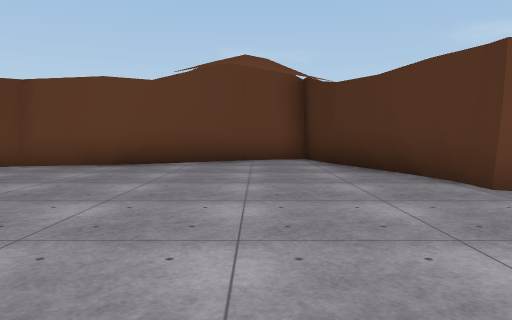
view 1 (above)

24 first-person views from a walk through a scene from a Unity 3-D project. The camera is 1.2 m above the floor, tilts 4° down and sees 70° across. The floor is counted in squares, 1.89 m on a side. Each view is taken from the middle of a square. On the plan, view 1 faces up. The plan holds only what a view shows up to about 10 squares ahead; the rest is blank. The place goes on beyond the plan. The player is left out. Some surface patterns are stand-ins.

view 2
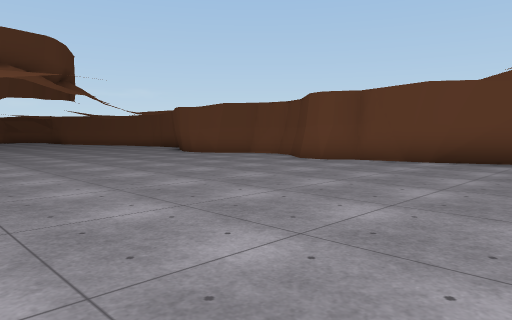

view 3
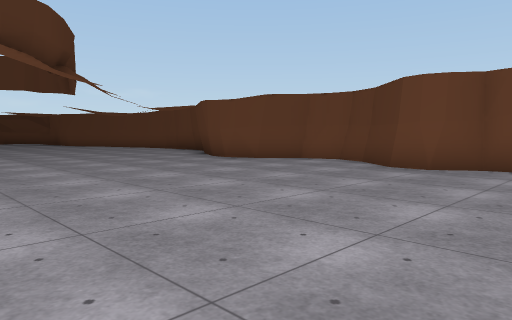

view 4
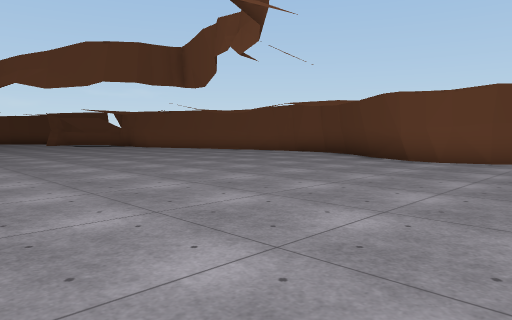

view 5
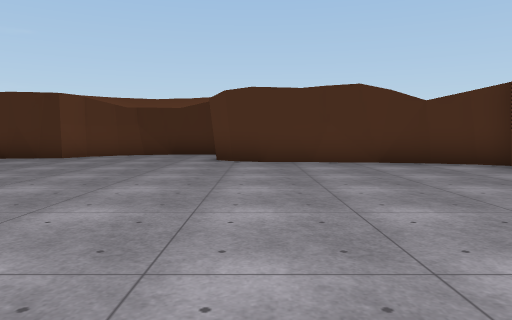

view 6
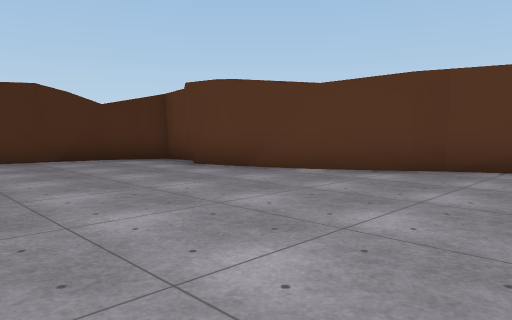

view 7
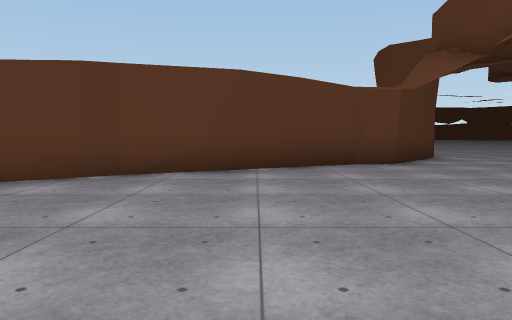

view 8
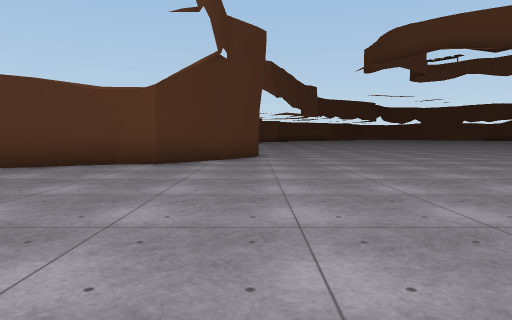

view 9
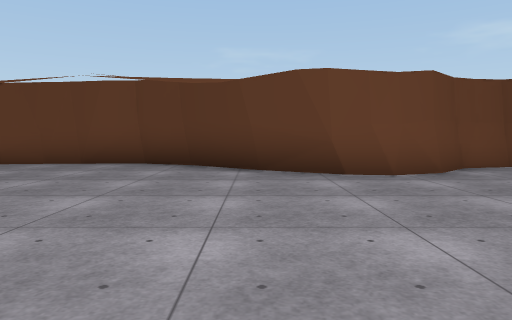

view 10
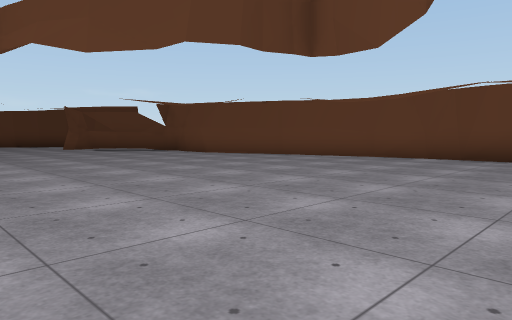

view 11
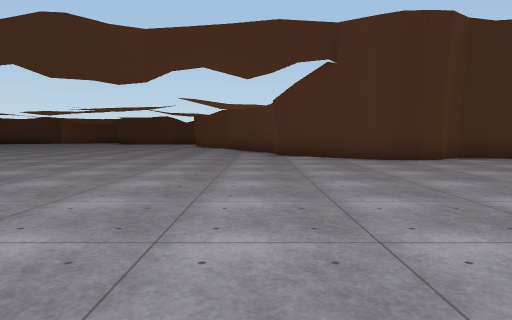

view 12
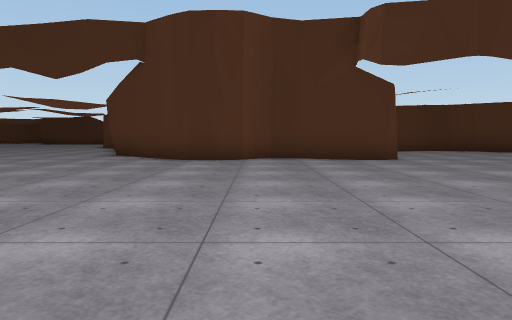

view 13
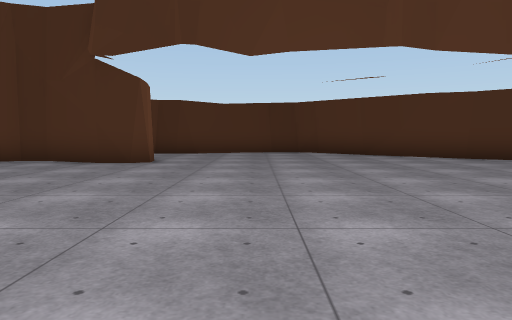

view 14
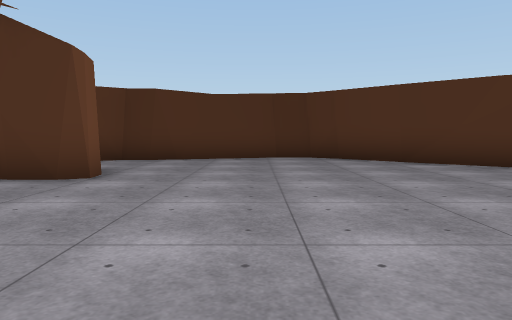

view 15
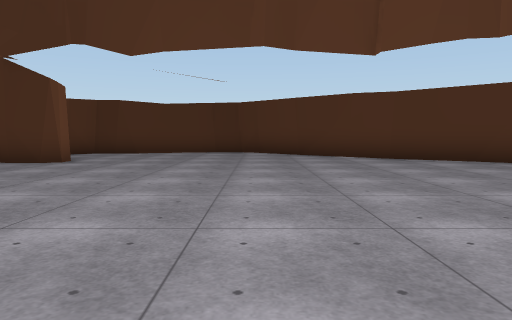

view 16
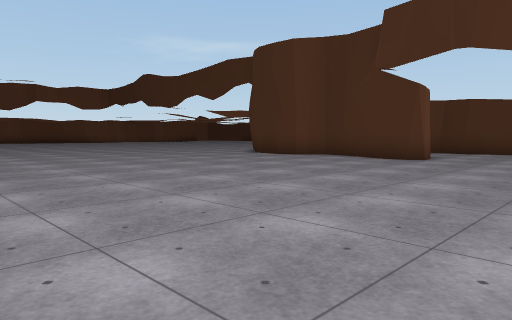

view 17
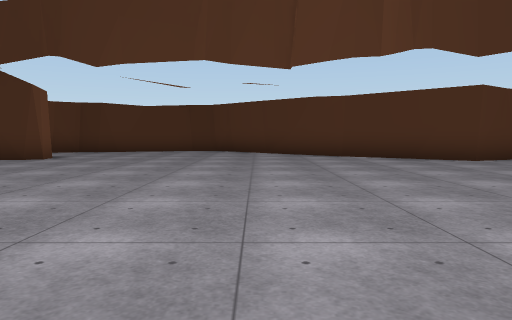

view 18
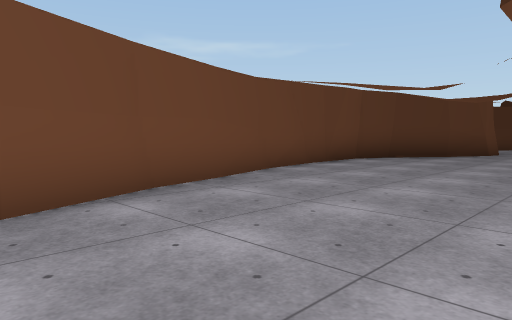

view 19
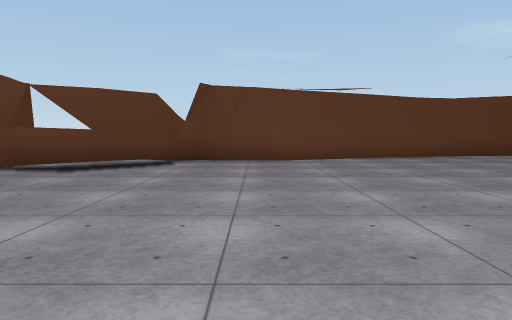

view 20
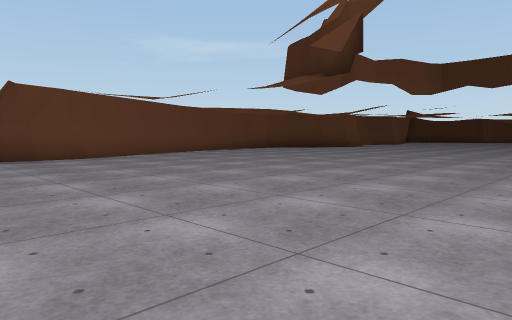

view 21
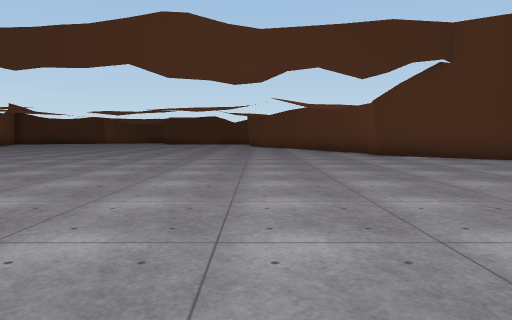

view 22
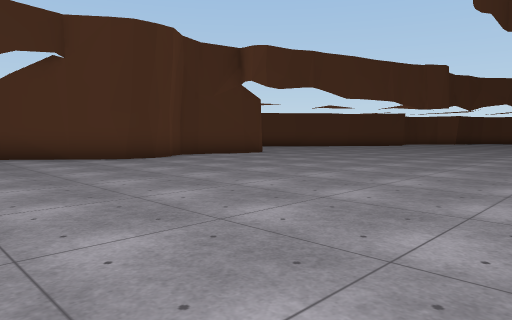

view 23
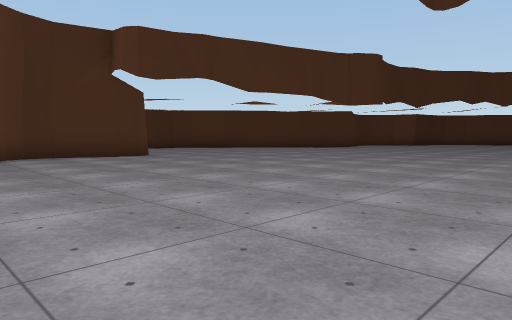

view 24
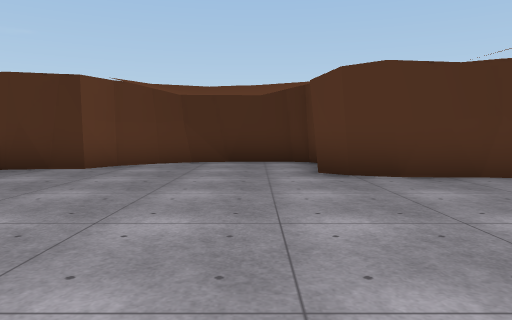

### Floor plan
Key: @ floor where view 1 was taken; # wall or solid block; . floor; = window, fence, low wall or low ledge.
Columns run from 28 left of view 1 to 5 right of it. Each row starts with its distance up from view 1.
  9        #######=            ####
  8     ####......### ##########..#
  7  ####...........###...##. ....#
  6 ##....................... ....##
  5 # ........................ ....#
  4  ..............................##
  3 ................................##
  2 .................................#
  1  ................................#
  0 ............................@.#.##
 -1 ..............................#
 -2 .........  ...................#
 -3 ....      .......  ...........#
 -4         .....................##
 -5        .................... .#
 -6       ................ ..#####
 -7        ................###
 -8       ...............###
 -9       .............###
-10       ...........###
-11       ..........##
-12      ..........##
-13      ..........##
-14      ...........#
-15      ...........#
-16       .........#=  #
-17       .........##..#
-18       .............##
-19       ..............#
-20       ..............#
-21       ..............#
-22        .............#
-23       .............##
-24        ...........##
-25         .........##
-26           ......##
-27            .....#

Positions as (right, up) in squares from view 1, and headings:
1: (0, 0), facing up
2: (0, -1), facing up-left
3: (-3, 0), facing up-left
4: (-8, -2), facing up-left
5: (-7, -1), facing right
6: (-8, -1), facing down-right
7: (-8, -2), facing down
8: (-13, -2), facing down
9: (-13, 1), facing up
10: (-14, -1), facing up-left
11: (-22, -9), facing right
12: (-22, -14), facing right
13: (-21, -20), facing right
14: (-18, -20), facing right
15: (-21, -22), facing right
16: (-22, -21), facing up-right
17: (-22, -23), facing right
18: (-24, 4), facing up-right
19: (-25, -2), facing up
20: (-28, -3), facing up-right
21: (-22, -6), facing right
22: (-22, -8), facing down-right
23: (-23, -12), facing down-right
24: (-4, 1), facing right
